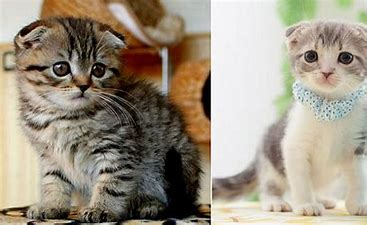
#> input picture DAY7/pic/rhdiddl.jpg, 367 x 225 px
$ jupyter execute --allow-errors list_array02.ipynb
#> lines starting #> are read from the running program, lines starting #| are printed output that depends on the picture
[cell 1]
# import matplotlib.pyplot as plt

### 이미지 처리하기
- 작업 파일과 이미지 파일이 같은 곳에 있어야 한다. 같은 파일안에 없으면 수행이 불가능.

[cell 2]
from PIL import Image
img=Image.open('./pic/rhdiddl.jpg')
#> img is the input picture: PIL image 367x225 RGB; mean R, G, B 159.1, 149, 132.7
img # 불러온 이미지를 보자.

[cell 3]
from PIL import Image
img=Image.open('./pic/rhdiddl.jpg')
img # 불러온 이미지를 보자
import numpy as np
np.array(img) # 숫자가 막 나옴.

- 이미지 파일을 불러오는 방법은 여러가지가 있다.
- 그 중에 os를 이용하는 방법이 간단하다.
- 파일 안에 들어있는 이미지는 list이고 순서대로 index 0, 1 이라고 생각하면 된다.
- 파일위치는 아는데 무엇이 들어있는지 모를 경우에 사용하는 함수.

[cell 4]
import os
folderName = ('./pic/')
file_list = os.listdir('./pic/')
file_list

[cell 5]
from PIL import Image
fileName = folderName + '/' + file_list[1]
Image.open(fileName)
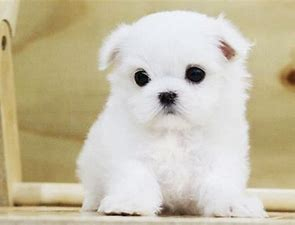
#> input picture DAY7/pic/강아지.jpg, 295 x 225 px

- resize()가 중요하다. 대표적인 '전처리 과정'이다.
- 사이즈 조절은 기본이다.
- 2개 이상의 사진을 처리하는 경우 처리하기 위해서 같은 크기여야 한다.
- 컴퓨터의 경우 사진을 이미지로 처리하는 것이 아니라 이미지를 구성하는 숫자를 행렬로 처리한다. 이때 같은 작업을 하기 위해 이미지의 사이즈가 같아야 같은 열과 행을 가져 처리가 가능하다.

[cell 6]
from PIL import Image
fileName = folderName + '/' + file_list[0]
img = Image.open(fileName)
img = img.resize((100,200)) # 너비 100, 높이 200 / 행 200, 열100 / piloww의 경우 반대 순서이다. // glod에서는 알아서 처리되어 같은 순서이다.
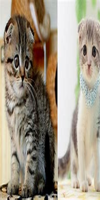
#> img: PIL image 100x200 RGB; mean R, G, B 159.1, 149, 132.7
img

[cell 7]
from PIL import Image
fileName = folderName + '/' + file_list[0]
img = Image.open(fileName)
img = img.resize((100,200))
# imgArray = np.array(img)
np.shape(img)
#> Out = (200, 100, 3)

[cell 8]
from PIL import Image
fileName = folderName + '/' + file_list[0]
img = Image.open(fileName)
img = img.resize((100,200))
np.shape(img)
imgArray = np.array(img)
#> (the rest of this cell did not finish here and is left out)

[cell 9]
from PIL import Image
fileName = folderName + '/' + file_list[0]
img = Image.open(fileName)
img = img.resize((100,200))
np.shape(img)
imgArray = np.array(img)
imgArray[:20] # 이미지를 행렬로 20줄(20행)만 보겠다.

[cell 10]
from PIL import Image
# 컬러 이미지는 [R, G, B]를 갖고있다 각 R, G, B는 0-255값임.
fileName = folderName + '/' + file_list[0]
img = Image.open(fileName)
img = img.resize((100,200))
np.shape(img)
imgArray = np.array(img)
imgArray*[0,0,1]

[cell 11]
from PIL import Image
# 컬러 이미지는 [R, G, B]를 갖고있다 각 R, G, B는 0-255값임.
fileName = folderName + '/' + file_list[0]
img = Image.open(fileName)
img = img.resize((100,200))
np.shape(img)
imgArray = np.array(img)
re = imgArray*[1,1,0] # B의 색을 없애는 것
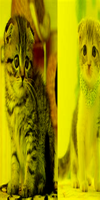
#> re: shape (200, 100, 3) int64; mean R, G, B 159.1, 149, 0
#> (the rest of this cell did not finish here and is left out)

[cell 12]
from PIL import Image
# 컬러 이미지는 [R, G, B]를 갖고있다 각 R, G, B는 0-255값임.
fileName = folderName + '/' + file_list[0]
img = Image.open(fileName)
img = img.resize((100,200))
np.shape(img)
imgArray = np.array(img)
re = imgArray*[3]
#> (the rest of this cell did not finish here and is left out)
